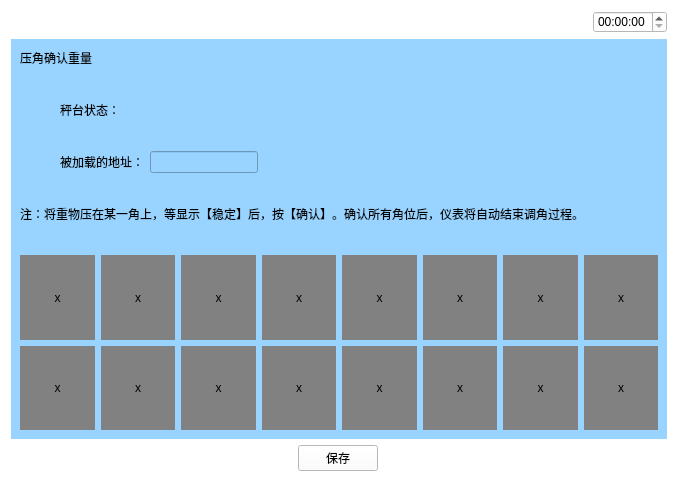
<?xml version="1.0" encoding="UTF-8"?>
<ui version="4.0">
 <class>Yajiaoqueren</class>
 <widget class="QWidget" name="Yajiaoqueren">
  <property name="geometry">
   <rect>
    <x>0</x>
    <y>0</y>
    <width>678</width>
    <height>482</height>
   </rect>
  </property>
  <property name="windowTitle">
   <string>Form</string>
  </property>
  <property name="styleSheet">
   <string notr="true">background-color: rgb(255, 255, 255);</string>
  </property>
  <layout class="QVBoxLayout" name="verticalLayout_4" stretch="1,5,1">
   <item>
    <layout class="QHBoxLayout" name="horizontalLayout_5">
     <item>
      <widget class="QPushButton" name="pushButton">
       <property name="text">
        <string/>
       </property>
       <property name="icon">
        <iconset resource="myimages.qrc">
         <normaloff>:/image/images/4g.png</normaloff>:/image/images/4g.png</iconset>
       </property>
       <property name="flat">
        <bool>true</bool>
       </property>
      </widget>
     </item>
     <item>
      <widget class="QPushButton" name="pushButton_2">
       <property name="text">
        <string/>
       </property>
       <property name="icon">
        <iconset resource="myimages.qrc">
         <normaloff>:/image/images/wireless.svg</normaloff>:/image/images/wireless.svg</iconset>
       </property>
       <property name="flat">
        <bool>true</bool>
       </property>
      </widget>
     </item>
     <item>
      <widget class="QPushButton" name="pushButton_3">
       <property name="text">
        <string/>
       </property>
       <property name="icon">
        <iconset resource="myimages.qrc">
         <normaloff>:/image/images/bl.svg</normaloff>:/image/images/bl.svg</iconset>
       </property>
       <property name="flat">
        <bool>true</bool>
       </property>
      </widget>
     </item>
     <item>
      <widget class="QPushButton" name="pushButton_4">
       <property name="text">
        <string/>
       </property>
       <property name="icon">
        <iconset resource="myimages.qrc">
         <normaloff>:/image/images/locate.svg</normaloff>:/image/images/locate.svg</iconset>
       </property>
       <property name="flat">
        <bool>true</bool>
       </property>
      </widget>
     </item>
     <item>
      <spacer name="horizontalSpacer_4">
       <property name="orientation">
        <enum>Qt::Horizontal</enum>
       </property>
       <property name="sizeHint" stdset="0">
        <size>
         <width>40</width>
         <height>20</height>
        </size>
       </property>
      </spacer>
     </item>
     <item>
      <widget class="QTimeEdit" name="timeEdit_2"/>
     </item>
    </layout>
   </item>
   <item>
    <widget class="QWidget" name="widget" native="true">
     <property name="sizePolicy">
      <sizepolicy hsizetype="Preferred" vsizetype="Preferred">
       <horstretch>0</horstretch>
       <verstretch>0</verstretch>
      </sizepolicy>
     </property>
     <property name="contextMenuPolicy">
      <enum>Qt::DefaultContextMenu</enum>
     </property>
     <property name="styleSheet">
      <string notr="true">background-color: rgb(153, 211, 255);</string>
     </property>
     <layout class="QVBoxLayout" name="verticalLayout_2">
      <item>
       <layout class="QHBoxLayout" name="horizontalLayout">
        <item>
         <widget class="QLabel" name="label">
          <property name="text">
           <string>压角确认重量</string>
          </property>
         </widget>
        </item>
        <item>
         <spacer name="horizontalSpacer">
          <property name="orientation">
           <enum>Qt::Horizontal</enum>
          </property>
          <property name="sizeHint" stdset="0">
           <size>
            <width>40</width>
            <height>20</height>
           </size>
          </property>
         </spacer>
        </item>
        <item>
         <layout class="QVBoxLayout" name="verticalLayout"/>
        </item>
       </layout>
      </item>
      <item>
       <layout class="QVBoxLayout" name="verticalLayout_3">
        <item>
         <layout class="QHBoxLayout" name="horizontalLayout_3">
          <item>
           <spacer name="horizontalSpacer_8">
            <property name="orientation">
             <enum>Qt::Horizontal</enum>
            </property>
            <property name="sizeType">
             <enum>QSizePolicy::Preferred</enum>
            </property>
            <property name="sizeHint" stdset="0">
             <size>
              <width>40</width>
              <height>20</height>
             </size>
            </property>
           </spacer>
          </item>
          <item>
           <widget class="QLabel" name="label_2">
            <property name="text">
             <string>秤台状态：</string>
            </property>
           </widget>
          </item>
          <item>
           <spacer name="horizontalSpacer_6">
            <property name="orientation">
             <enum>Qt::Horizontal</enum>
            </property>
            <property name="sizeHint" stdset="0">
             <size>
              <width>40</width>
              <height>20</height>
             </size>
            </property>
           </spacer>
          </item>
         </layout>
        </item>
        <item>
         <layout class="QHBoxLayout" name="horizontalLayout_4">
          <item>
           <spacer name="horizontalSpacer_9">
            <property name="orientation">
             <enum>Qt::Horizontal</enum>
            </property>
            <property name="sizeType">
             <enum>QSizePolicy::Preferred</enum>
            </property>
            <property name="sizeHint" stdset="0">
             <size>
              <width>40</width>
              <height>20</height>
             </size>
            </property>
           </spacer>
          </item>
          <item>
           <widget class="QLabel" name="label_3">
            <property name="text">
             <string>被加载的地址：</string>
            </property>
           </widget>
          </item>
          <item>
           <widget class="QLineEdit" name="lineEdit_2">
            <property name="sizePolicy">
             <sizepolicy hsizetype="Preferred" vsizetype="Fixed">
              <horstretch>0</horstretch>
              <verstretch>0</verstretch>
             </sizepolicy>
            </property>
           </widget>
          </item>
          <item>
           <spacer name="horizontalSpacer_7">
            <property name="orientation">
             <enum>Qt::Horizontal</enum>
            </property>
            <property name="sizeHint" stdset="0">
             <size>
              <width>40</width>
              <height>20</height>
             </size>
            </property>
           </spacer>
          </item>
         </layout>
        </item>
        <item>
         <layout class="QHBoxLayout" name="horizontalLayout_6" stretch="0">
          <item>
           <widget class="QLabel" name="label_5">
            <property name="frameShape">
             <enum>QFrame::NoFrame</enum>
            </property>
            <property name="lineWidth">
             <number>2</number>
            </property>
            <property name="text">
             <string>注：将重物压在某一角上，等显示【稳定】后，按【确认】。确认所有角位后，仪表将自动结束调角过程。</string>
            </property>
            <property name="wordWrap">
             <bool>true</bool>
            </property>
           </widget>
          </item>
         </layout>
        </item>
       </layout>
      </item>
      <item>
       <layout class="QGridLayout" name="gridLayout">
        <item row="0" column="0">
         <widget class="QLabel" name="label_4">
          <property name="styleSheet">
           <string notr="true">background-color: rgb(129, 129, 129);</string>
          </property>
          <property name="text">
           <string>x</string>
          </property>
          <property name="alignment">
           <set>Qt::AlignCenter</set>
          </property>
         </widget>
        </item>
        <item row="0" column="1">
         <widget class="QLabel" name="label_10">
          <property name="styleSheet">
           <string notr="true">background-color: rgb(129, 129, 129);</string>
          </property>
          <property name="text">
           <string>x</string>
          </property>
          <property name="alignment">
           <set>Qt::AlignCenter</set>
          </property>
         </widget>
        </item>
        <item row="0" column="2">
         <widget class="QLabel" name="label_11">
          <property name="styleSheet">
           <string notr="true">background-color: rgb(129, 129, 129);</string>
          </property>
          <property name="text">
           <string>x</string>
          </property>
          <property name="alignment">
           <set>Qt::AlignCenter</set>
          </property>
         </widget>
        </item>
        <item row="0" column="3">
         <widget class="QLabel" name="label_12">
          <property name="styleSheet">
           <string notr="true">background-color: rgb(129, 129, 129);</string>
          </property>
          <property name="text">
           <string>x</string>
          </property>
          <property name="alignment">
           <set>Qt::AlignCenter</set>
          </property>
         </widget>
        </item>
        <item row="0" column="4">
         <widget class="QLabel" name="label_13">
          <property name="styleSheet">
           <string notr="true">background-color: rgb(129, 129, 129);</string>
          </property>
          <property name="text">
           <string>x</string>
          </property>
          <property name="alignment">
           <set>Qt::AlignCenter</set>
          </property>
         </widget>
        </item>
        <item row="0" column="5">
         <widget class="QLabel" name="label_14">
          <property name="styleSheet">
           <string notr="true">background-color: rgb(129, 129, 129);</string>
          </property>
          <property name="text">
           <string>x</string>
          </property>
          <property name="alignment">
           <set>Qt::AlignCenter</set>
          </property>
         </widget>
        </item>
        <item row="0" column="6">
         <widget class="QLabel" name="label_15">
          <property name="styleSheet">
           <string notr="true">background-color: rgb(129, 129, 129);</string>
          </property>
          <property name="text">
           <string>x</string>
          </property>
          <property name="alignment">
           <set>Qt::AlignCenter</set>
          </property>
         </widget>
        </item>
        <item row="0" column="7">
         <widget class="QLabel" name="label_16">
          <property name="styleSheet">
           <string notr="true">background-color: rgb(129, 129, 129);</string>
          </property>
          <property name="text">
           <string>x</string>
          </property>
          <property name="alignment">
           <set>Qt::AlignCenter</set>
          </property>
         </widget>
        </item>
        <item row="1" column="0">
         <widget class="QLabel" name="label_17">
          <property name="styleSheet">
           <string notr="true">background-color: rgb(129, 129, 129);</string>
          </property>
          <property name="text">
           <string>x</string>
          </property>
          <property name="alignment">
           <set>Qt::AlignCenter</set>
          </property>
         </widget>
        </item>
        <item row="1" column="1">
         <widget class="QLabel" name="label_19">
          <property name="styleSheet">
           <string notr="true">background-color: rgb(129, 129, 129);</string>
          </property>
          <property name="text">
           <string>x</string>
          </property>
          <property name="alignment">
           <set>Qt::AlignCenter</set>
          </property>
         </widget>
        </item>
        <item row="1" column="2">
         <widget class="QLabel" name="label_24">
          <property name="styleSheet">
           <string notr="true">background-color: rgb(129, 129, 129);</string>
          </property>
          <property name="text">
           <string>x</string>
          </property>
          <property name="alignment">
           <set>Qt::AlignCenter</set>
          </property>
         </widget>
        </item>
        <item row="1" column="3">
         <widget class="QLabel" name="label_20">
          <property name="styleSheet">
           <string notr="true">background-color: rgb(129, 129, 129);</string>
          </property>
          <property name="text">
           <string>x</string>
          </property>
          <property name="alignment">
           <set>Qt::AlignCenter</set>
          </property>
         </widget>
        </item>
        <item row="1" column="4">
         <widget class="QLabel" name="label_23">
          <property name="styleSheet">
           <string notr="true">background-color: rgb(129, 129, 129);</string>
          </property>
          <property name="text">
           <string>x</string>
          </property>
          <property name="alignment">
           <set>Qt::AlignCenter</set>
          </property>
         </widget>
        </item>
        <item row="1" column="5">
         <widget class="QLabel" name="label_21">
          <property name="styleSheet">
           <string notr="true">background-color: rgb(129, 129, 129);</string>
          </property>
          <property name="text">
           <string>x</string>
          </property>
          <property name="alignment">
           <set>Qt::AlignCenter</set>
          </property>
         </widget>
        </item>
        <item row="1" column="6">
         <widget class="QLabel" name="label_22">
          <property name="styleSheet">
           <string notr="true">background-color: rgb(129, 129, 129);</string>
          </property>
          <property name="text">
           <string>x</string>
          </property>
          <property name="alignment">
           <set>Qt::AlignCenter</set>
          </property>
         </widget>
        </item>
        <item row="1" column="7">
         <widget class="QLabel" name="label_18">
          <property name="styleSheet">
           <string notr="true">background-color: rgb(129, 129, 129);</string>
          </property>
          <property name="text">
           <string>x</string>
          </property>
          <property name="alignment">
           <set>Qt::AlignCenter</set>
          </property>
         </widget>
        </item>
       </layout>
      </item>
     </layout>
    </widget>
   </item>
   <item>
    <layout class="QHBoxLayout" name="horizontalLayout_2">
     <item>
      <widget class="QPushButton" name="returnIndex">
       <property name="font">
        <font>
         <family>AR PL UMing TW MBE</family>
        </font>
       </property>
       <property name="styleSheet">
        <string notr="true">border-image: url(:/image/images/index.svg);</string>
       </property>
       <property name="text">
        <string/>
       </property>
       <property name="icon">
        <iconset resource="myimages.qrc">
         <normaloff>:/image/images/index.svg</normaloff>:/image/images/index.svg</iconset>
       </property>
       <property name="iconSize">
        <size>
         <width>40</width>
         <height>40</height>
        </size>
       </property>
       <property name="flat">
        <bool>true</bool>
       </property>
      </widget>
     </item>
     <item>
      <spacer name="horizontalSpacer_2">
       <property name="orientation">
        <enum>Qt::Horizontal</enum>
       </property>
       <property name="sizeHint" stdset="0">
        <size>
         <width>40</width>
         <height>20</height>
        </size>
       </property>
      </spacer>
     </item>
     <item>
      <widget class="QPushButton" name="save">
       <property name="text">
        <string>保存</string>
       </property>
      </widget>
     </item>
     <item>
      <spacer name="horizontalSpacer_3">
       <property name="orientation">
        <enum>Qt::Horizontal</enum>
       </property>
       <property name="sizeHint" stdset="0">
        <size>
         <width>40</width>
         <height>20</height>
        </size>
       </property>
      </spacer>
     </item>
     <item>
      <widget class="QPushButton" name="returnPage">
       <property name="text">
        <string/>
       </property>
       <property name="icon">
        <iconset resource="myimages.qrc">
         <normaloff>:/image/images/shangyiye.svg</normaloff>:/image/images/shangyiye.svg</iconset>
       </property>
       <property name="iconSize">
        <size>
         <width>40</width>
         <height>40</height>
        </size>
       </property>
       <property name="flat">
        <bool>true</bool>
       </property>
      </widget>
     </item>
    </layout>
   </item>
  </layout>
 </widget>
 <resources>
  <include location="myimages.qrc"/>
 </resources>
 <connections/>
</ui>
